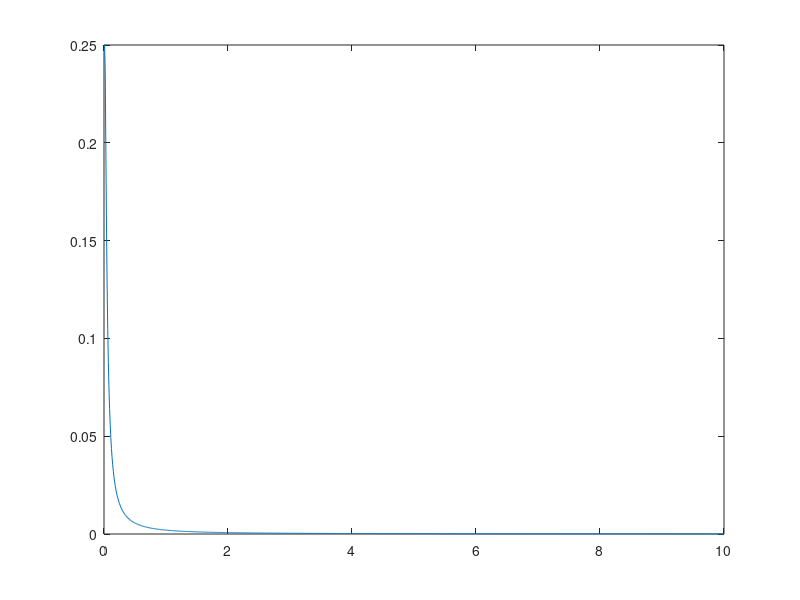

MATLAB code for this plot:
%% Orginalekvation
clc, clear variables

format long
f1 = @(x) (1-exp( -(x./7).^3 ))./(3*x.^3);

x = 0.1:0.00001:10;
plot(x, f1(x))
int1 = quad(f1, 0.0001, 10^6)

% Efter substitution
x = 0:0.01:100000;
f2 = @(t) (1-exp(-(1./(7*sqrt(t))).^3))./6

int2 = quad(f2, 0, 10^6)

x = 0:0.01:10;
plot(x, f2(x))

err = abs(int1-int2)

% när t = 0 --> f2 = (1 - e^(-oändl))/6 = 1/6
f2_0 = f2(0)



%% Orginalekvation förra året
clc, clear variables

format long
f1 = @(x) (1-exp( -(x./5).^3 ))./(3*2.^3);

x = 0.1:0.00001:10;
plot(x, f1(x))
int1 = quad(f1, 0.0001, 10^6)

% Efter substitution
x = 0:0.01:10;
f2 = @(t) (1-exp(-(1./(5*sqrt(t))).^3))./4

int2 = quad(f2, 0, 10^6)

x = 0:0.01:10;
plot(x, f2(x))

err = abs(int1-int2)

% när t = 0 --> f2 = (1 - e^(-oändl))/6 = 1/6
f2_0 = f2(0)








